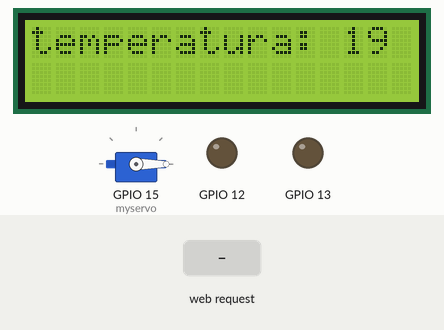
This sketch was run on a simulated ESP8266 (NodeMCU). Shown: 16×2 character LCD, servo, output pins drawn as LEDs (lit = HIGH). Inputs (shaded band) come from the test bench. WiFi joins after 1.5 s; servers stay silent unless stated; what the sketch prints to the serial monitor is not drawn.

Above: at 3.3 s.
3.4 s: HTTP request GET /AC received
At 4.3 s:
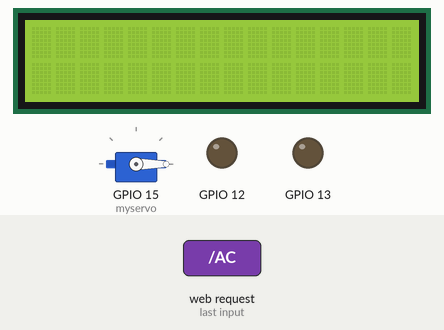
4.9 s: HTTP request GET /luz received
At 5.4 s:
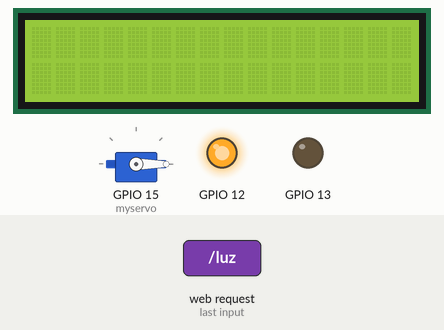
6.4 s: HTTP request GET /tranca?status=1&id=1&temperatura=1 received
At 7.6 s:
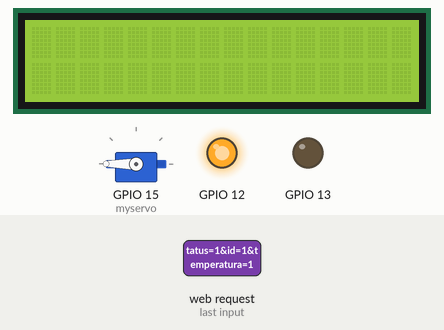
7.9 s: HTTP request GET /luz?status=1 received
At 8.9 s:
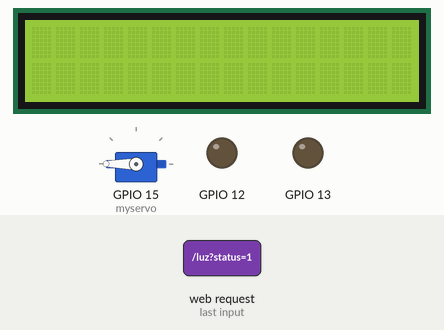
9.4 s: HTTP request GET /luz?id=1 received
At 10.1 s:
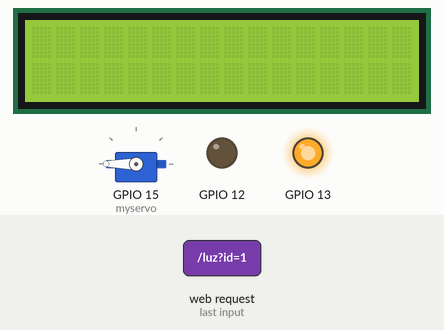
10.9 s: HTTP request GET /tranca received
At 11.2 s:
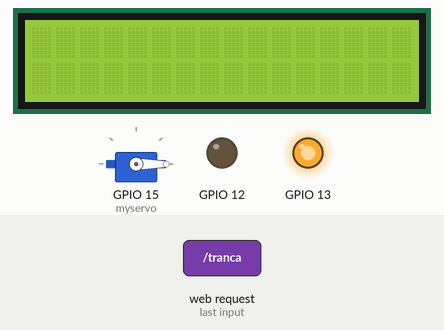
Timing chart, 0 to 13.4 s (numbered marks = the images above; inputs shaded):
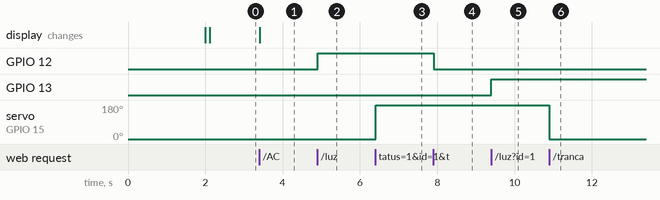

Measured:
- after the input at 3.4 s, the display: changes at once (image 1)
- after the input at 4.9 s, GPIO 12: LOW → HIGH at once
- after the input at 6.4 s, servo on GPIO 15 (myservo): 0° → 180° at once
- after the input at 7.9 s, GPIO 12: HIGH → LOW at once
- after the input at 9.4 s, GPIO 13: LOW → HIGH at once
- after the input at 10.9 s, servo on GPIO 15 (myservo): 180° → 0° at once

The sketch:

smart_home.ino
```cpp
#include <Wire.h>
#include <LiquidCrystal_I2C.h>
#include <ESP8266WiFi.h>
#include <ESPAsyncWebServer.h>
#include <Servo.h>

LiquidCrystal_I2C lcd(0x27, 16, 2);
const char *ssid = "Shamu_2G";
const char *password = "15010909";
Servo myservo;

void abrePorta(){
  int val = myservo.read();
    Serial.println(val);
    if(val != 180)
      myservo.write(180);
}

void fechaPorta(){
  int val = myservo.read();
  Serial.println(val);
    if(val)
      myservo.write(0);
}

int temp_atual = 19;
void Inicializa_AC(){
    lcd.clear();
    lcd.setCursor(3, 0);
    lcd.print("Atualizando");
    lcd.setCursor(3, 1);
    lcd.print("Temperatura");
    //delay(3000);
    lcd.clear();
    lcd.print("temperatura: ");
    lcd.print(temp_atual);

}
void mudaTemp(int temp, int status_AC) {
  if(status_AC){
  if(temp != temp_atual){
    temp_atual = temp;
    lcd.clear();
    lcd.setCursor(3, 0);
    lcd.print("Atualizando");
    lcd.setCursor(3, 1);
    lcd.print("Temperatura");
    //delay(3000);
    lcd.clear();
    lcd.print("temperatura: ");
    lcd.print(temp_atual);
  }
  }else{
    lcd.clear();
  }
}
void acendeLuz(int id_luz){
  if(id_luz==1)
    digitalWrite(13, HIGH); // Acende o Led
   else
    digitalWrite(12, HIGH); // Acende o Led
}
void apagaLuz(int id_luz){
  if(id_luz==1)
    digitalWrite(13, LOW); // Apaga o Led
   else
    digitalWrite(12, LOW); // Apaga o Led
}
//====================================================================

AsyncWebServer server(80);
AsyncWebSocket ws("/ws");


void handleWebSocketReceivedMessage(void *arg, uint8_t *data, size_t len) {
    auto *info = (AwsFrameInfo *) arg;

    if (info->final && info->index == 0 && info->len == len && info->opcode == WS_TEXT) {
        data[len] = 0;

        String str = String((char *) data);
        Serial.println("Message received: " + str);

        if (str.equals("__RESET__")) ESP.restart();

//        if (doorAlertSent || passwordAlertSent) {
//            if (is_strange_activity(str))
//              ringBuzzer();
//            else
//              turnBuzzerOff();   // just to reset alarm flags
//        } else if (buzzerRinging && should_turn_off_alarm(str)) {
//            turnBuzzerOff();
//            ws.textAll("Alarme interrompido");
//        } else {
//            ws.textAll("Ok");
//        }
    }
}

void onEvent(AsyncWebSocket *aws, AsyncWebSocketClient *client, AwsEventType type, void *arg, uint8_t *data, size_t len) {
    switch (type) {
        case WS_EVT_CONNECT:
            Serial.printf("WebSocket client #%u connected from %s\n", client->id(), client->remoteIP().toString().c_str());
            break;
        case WS_EVT_DISCONNECT:
            Serial.printf("WebSocket client #%u disconnected\n", client->id());
            break;
        case WS_EVT_DATA:
            handleWebSocketReceivedMessage(arg, data, len);
            break;
        case WS_EVT_PONG:
        case WS_EVT_ERROR:
            break;
    }
}

void initWebSocket() {
    ws.onEvent(onEvent);
    server.addHandler(&ws);
}

void configureNetwork() {
    // Connect to Wi-Fi
    WiFi.begin(ssid, password);
    while (WiFi.status() != WL_CONNECTED) {
        delay(1000);
        Serial.println("Connecting to WiFi..");
    }

    // Print ESP Local IP Address
    Serial.println(WiFi.localIP());

    initWebSocket();

    // Route for root / web page
    server.on("/", HTTP_GET, [](AsyncWebServerRequest *request) {
        request->send_P(200, "text/html", "OK");
    });
    server.on("/luz", HTTP_GET, [](AsyncWebServerRequest *request) {

        int status_luz = request->arg("status").toInt();
        int id_luz = request->arg("id").toInt();
        Serial.println("status luz ");
        Serial.println(String(status_luz));
        Serial.println("id luz ");
        Serial.println(String(id_luz));
        if(!status_luz){
          acendeLuz(id_luz);
          Serial.println("acendendo luz ");
        }else{
          apagaLuz(id_luz);
          Serial.println("Desliga Luz");
        }


        request->send_P(200, "text/html", "OK");
    });
    server.on("/AC", HTTP_GET, [](AsyncWebServerRequest *request) {

        int temperatura = request->arg("temperatura").toInt();
        int status_AC = request->arg("status").toInt();

        Serial.println("Temp AC ");
        Serial.println(String(temperatura));
        Serial.println("status AC ");
        Serial.println(String(status_AC));
        mudaTemp(temperatura,status_AC);
        request->send_P(200, "text/html", "OK");
    });

        server.on("/tranca", HTTP_GET, [](AsyncWebServerRequest *request) {

        int status_tranca = request->arg("status").toInt();

        Serial.println("status tranca ");
        Serial.println(String(status_tranca));
        if(status_tranca == 1)
          abrePorta();
        else
          fechaPorta();
        request->send_P(200, "text/html", "OK");
    });
//    server.on("/iluminacao/2", HTTP_GET, [](AsyncWebServerRequest *request) {
//      request->
//        request->send_P(200, "text/html", "teste");
//    });
//    server.on("ar", HTTP_GET, [](AsyncWebServerRequest *request) {
//      request->
//        request->send_P(200, "text/html", "teste");
//    });

    // Start server
    server.begin();
}


//void configureDevices() {
//    pinMode(BUZZER_PIN, OUTPUT);
//    pinMode(TRIGGER_PIN, OUTPUT);
//    pinMode(ECHO_PIN, INPUT);
//
//    pinMode(BUTTON1_PIN, INPUT_PULLUP);
//    pinMode(BUTTON2_PIN, INPUT_PULLUP);
//    pinMode(BUTTON3_PIN, INPUT_PULLUP);
//    pinMode(BUTTON4_PIN, INPUT_PULLUP);
//    pinMode(BUTTON5_PIN, INPUT_PULLUP);
//    pinMode(BUTTON6_PIN, INPUT_PULLUP);
//}


//===============================================================
void setup()
{
  Serial.begin(115200);

    configureNetwork();
    //configureDevices();
  lcd.init();
  lcd.backlight();
  lcd.setCursor(5,0);
  lcd.print("");
  lcd.setCursor(3,1);
  lcd.print("");
  pinMode(13, OUTPUT);
  pinMode(12, OUTPUT);
  pinMode(A0, INPUT);
  Inicializa_AC();
  myservo.attach(15);
  myservo.write(0);
}

void loop() {
  ws.cleanupClients();

  delay(3000);
}
```
